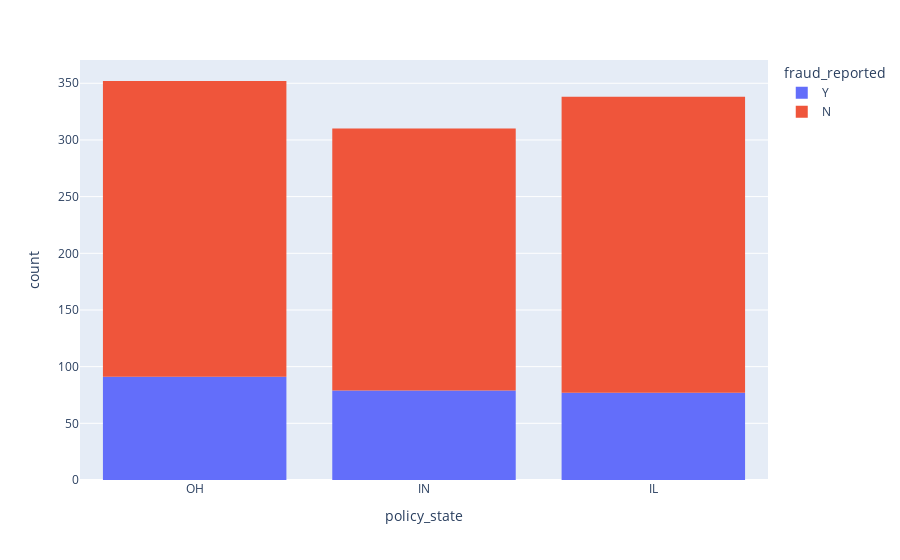

The code cell stored with this chart in its notebook:
### Markdown cell above
##### Histograms of each variable v/s their count w.r.t the ouput are visualized

### Code cell
fig = px.histogram(df, x="policy_state", color="fraud_reported")
fig.show()

### Figure 1 — Plotly figure (JSON) as saved in the notebook; plotly's stock layout.template omitted (floating-point values rounded to 4 significant figures; data arrays with more than 128 entries replaced by an {"elided": "..."} marker saying what was removed)
{"data": [{"alignmentgroup": "True", "bingroup": "x", "hovertemplate": "fraud_reported=Y<br>policy_state=%{x}<br>count=%{y}<extra></extra>", "legendgroup": "Y", "marker": {"color": "#636efa", "pattern": {"shape": ""}}, "name": "Y", "offsetgroup": "Y", "orientation": "v", "showlegend": true, "type": "histogram", "x": {"elided": "247 str values"}, "xaxis": "x", "yaxis": "y"}, {"alignmentgroup": "True", "bingroup": "x", "hovertemplate": "fraud_reported=N<br>policy_state=%{x}<br>count=%{y}<extra></extra>", "legendgroup": "N", "marker": {"color": "#EF553B", "pattern": {"shape": ""}}, "name": "N", "offsetgroup": "N", "orientation": "v", "showlegend": true, "type": "histogram", "x": {"elided": "753 str values"}, "xaxis": "x", "yaxis": "y"}], "layout": {"barmode": "relative", "legend": {"title": {"text": "fraud_reported"}, "tracegroupgap": 0}, "margin": {"t": 60}, "xaxis": {"anchor": "y", "domain": [0, 1], "title": {"text": "policy_state"}}, "yaxis": {"anchor": "x", "domain": [0, 1], "title": {"text": "count"}}}}
